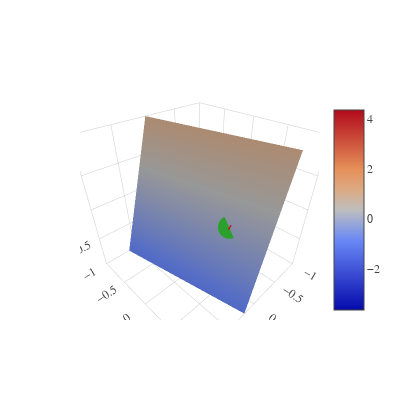

Notebook code for this chart:
### Code cell
plane = Plane([1,0.2,0.3],[0,0.5,0])
line = Line([1,1,1],[-.5,0,-0.5])
intersec = intersection(plane,line)
fig=go.Figure(data=[plane.goify(),line.goify(),intersec.goify()],layout=layout)
iplot(fig)
